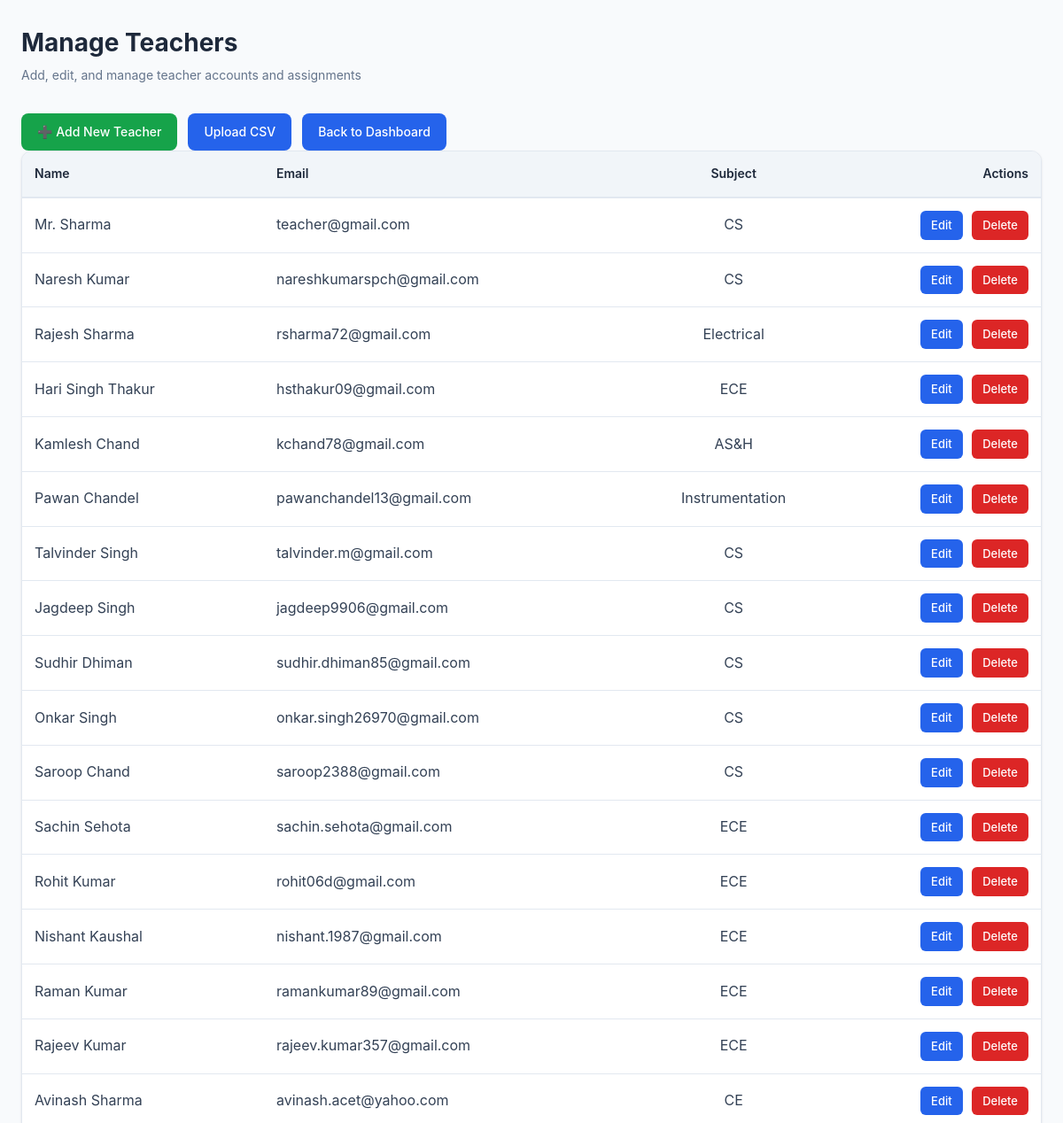
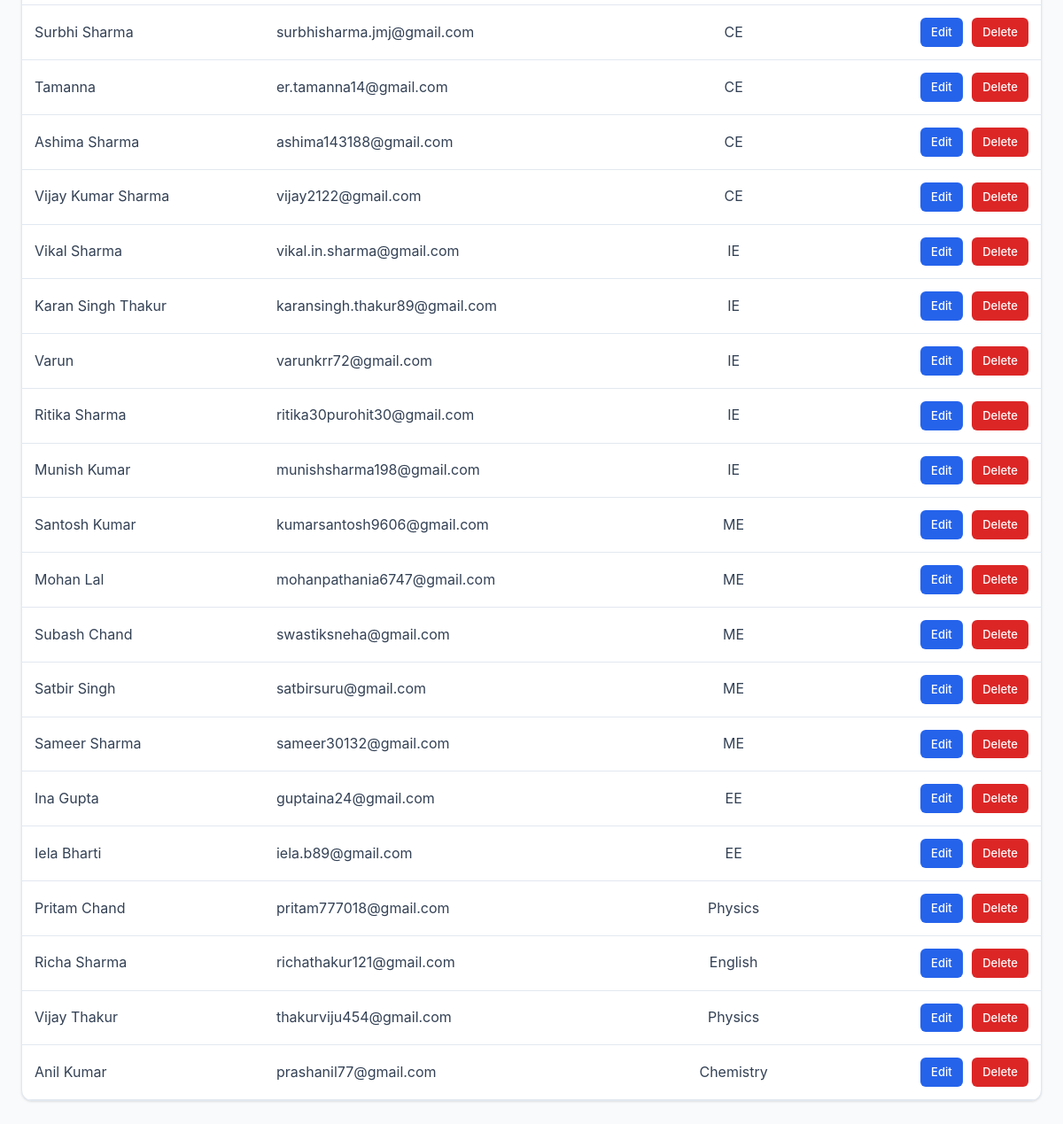
/admin/teachers (signed in), run on an earlier commit of the app's database (2 pictures, top to bottom).
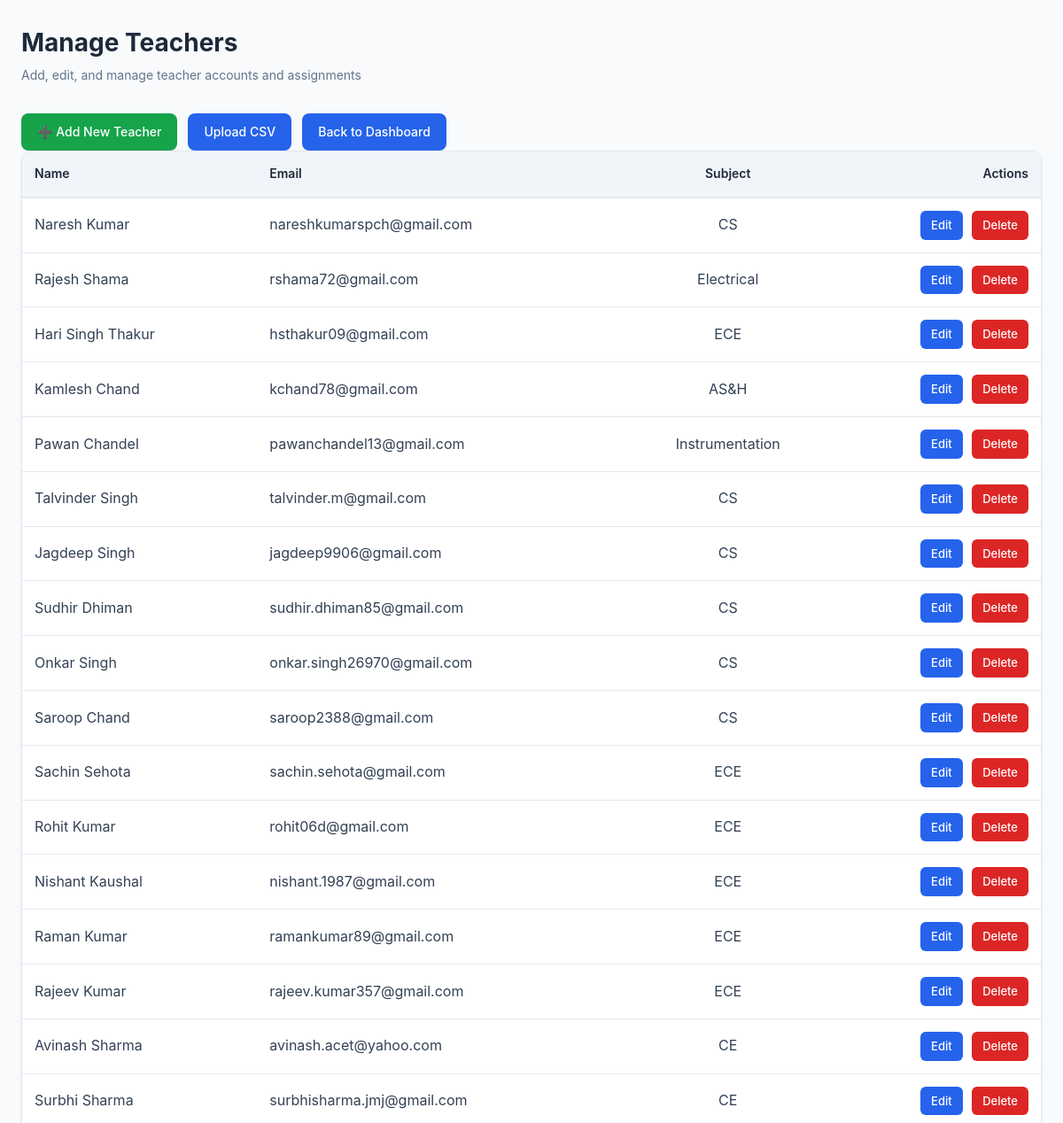
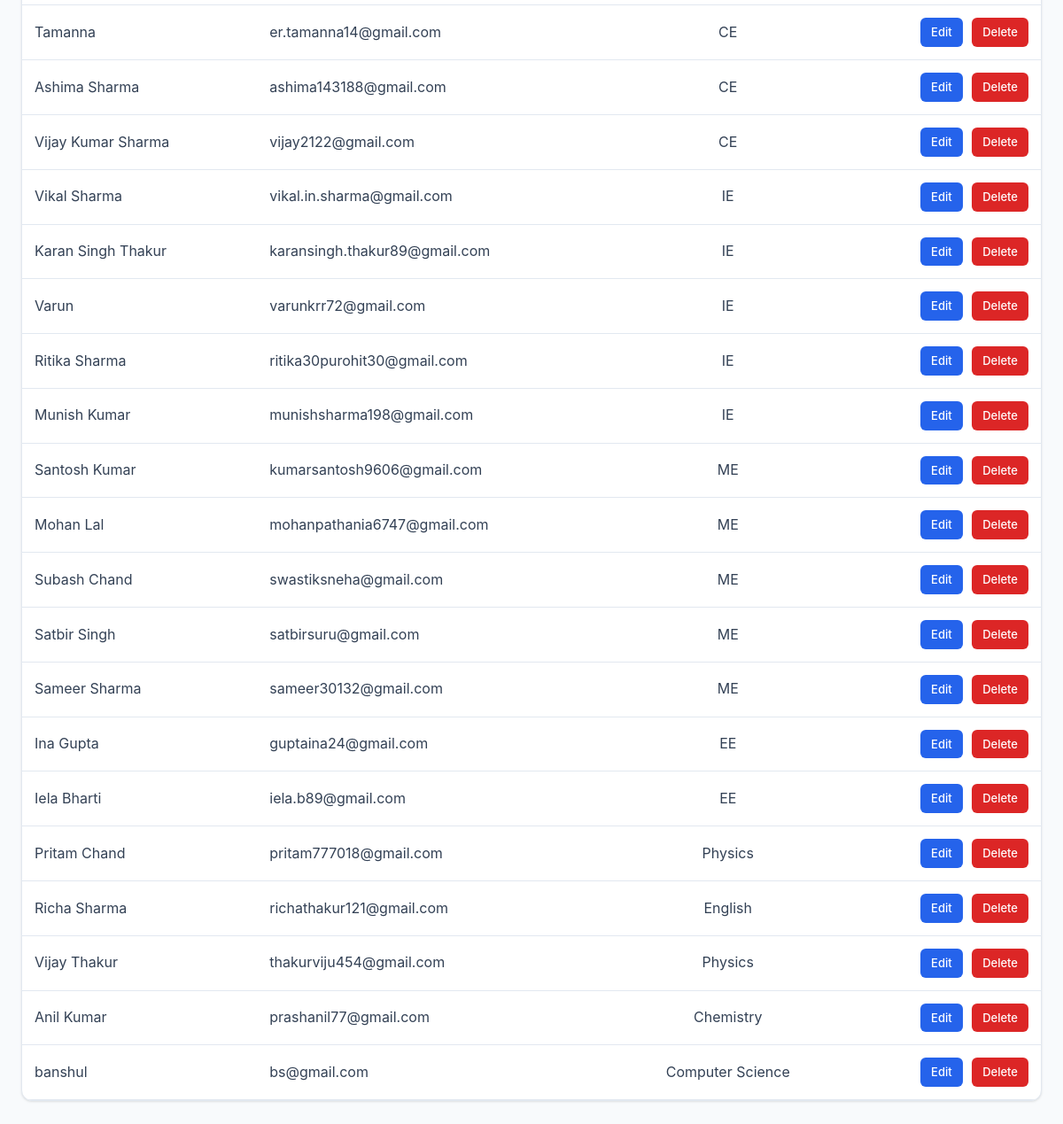
And on a later commit of the database (2 pictures, top to bottom).
### app.py (models this page shows)
class User(db.Model):
    id = db.Column(db.Integer, primary_key=True)
    role = db.Column(db.String(20), nullable=False)
    name = db.Column(db.String(100), nullable=False)
    email = db.Column(db.String(100), unique=True, nullable=False)
    password = db.Column(db.String(200), nullable=False)
    roll_number = db.Column(db.String(20), nullable=True)
    branch = db.Column(db.String(100), nullable=True)
    semester = db.Column(db.String(20), nullable=True)
    department = db.Column(db.String(100), nullable=True)

### app.py (the view)
@app.route("/admin/teachers")
def manage_teachers():
    if session.get("role") != "admin":
        abort(403)
    return render_template(
        "manage_teachers.html", teachers=User.query.filter_by(role="teacher").all()
    )

### templates/manage_teachers.html (shortened to what this page needs)
<!DOCTYPE html>
<html lang="en">
<head>
    <link rel="stylesheet" href="{{ url_for('static', filename='style.css') }}">
</head>
<body>
    <div class="container">
        <div class="page-header">
            <h1>Manage Teachers</h1>
            <p>Add, edit, and manage teacher accounts and assignments</p>
        </div>
        <div class="page-actions">
            <a href="{{ url_for('add_teacher') }}" class="btn btn-success">➕ Add New Teacher</a>
            <a href="{{ url_for('upload_users_csv') }}" class="btn">Upload CSV</a>
            <a href="{{ url_for('admin_dashboard') }}" class="btn">Back to Dashboard</a>
        </div>
        {% if teachers %}
        <div class="table-wrapper">
            <table>
                <thead>
                    <tr>
                        <th>Name</th>
                        <th>Email</th>
                        <th>Subject</th>
                        <th>Actions</th>
                    </tr>
                </thead>
                <tbody>
                    {% for t in teachers %}
                    <tr>
                        <td>{{ t.name }}</td>
                        <td>{{ t.email }}</td>
                        <td>{{ t.department or '-' }}</td>
                        <td>
                            <a href="{{ url_for('edit_teacher', id=t.id) }}" class="action-btn edit-btn">Edit</a>
                            <a href="{{ url_for('delete_teacher', id=t.id) }}" class="action-btn delete-btn">Delete</a>
                        </td>
                    </tr>
                    {% endfor %}
                </tbody>
            </table>
        </div>
        {% endif %}
    </div>
</body>
</html>

### static/style.css (style rules this page uses)
* { margin: 0; padding: 0; box-sizing: border-box; }
:root { --primary: #2563eb; --primary-dark: #1e40af; --primary-light: #3b82f6; --primary-gradient: linear-gradient(135deg, #2563eb 0%, #3b82f6 100%); --secondary: #06b6d4; --secondary-gradient: linear-gradient(135deg, #06b6d4 0%, #0891b2 100%); --accent: #dc2626; --accent-warm: #ea580c; --accent-warm-gradient: linear-gradient(135deg, #ea580c 0%, #d97706 100%); --success: #16a34a; --success-gradient: linear-gradient(135deg, #16a34a 0%, #15803d 100%); --warning: #ca8a04; --warning-gradient: linear-gradient(135deg, #ca8a04 0%, #b45309 100%); --purple: #9333ea; --purple-gradient: linear-gradient(135deg, #9333ea 0%, #7c3aed 100%); --pink: #ec4899; --pink-gradient: linear-gradient(135deg, #ec4899 0%, #db2777 100%); --indigo: #4f46e5; --indigo-gradient: linear-gradient(135deg, #4f46e5 0%, #4338ca 100%); --bg-dark: #f8fafc; --bg-darker: #f1f5f9; --card-bg: #ffffff; --border-color: #e2e8f0; --text-light: #1e293b; --text-muted: #64748b; --text-dark: #334155; --shadow: 0 1px 3px rgba(0, 0, 0, 0.08), 0 1px 2px rgba(0, 0, 0, 0.04); --shadow-md: 0 4px 6px rgba(0, 0, 0, 0.1), 0 2px 4px rgba(0, 0, 0, 0.06); --shadow-lg: 0 10px 15px rgba(0, 0, 0, 0.1), 0 4px 6px rgba(0, 0, 0, 0.05); --radius: 8px; --font-sans: -apple-system, BlinkMacSystemFont, 'Segoe UI', 'Roboto', 'Oxygen', 'Ubuntu', 'Cantarell', sans-serif; }
body { font-family: var(--font-sans); background: var(--bg-dark); color: var(--text-light); line-height: 1.6; }
.btn { padding: 10px 20px; border: none; border-radius: var(--radius); font-family: inherit; font-size: 14px; font-weight: 500; cursor: pointer; transition: all 0.2s ease; text-decoration: none; display: inline-block; }
.btn-success { background: var(--success); color: white; }
table { width: 100%; border-collapse: collapse; }
thead { background: var(--bg-darker); border-bottom: 2px solid var(--border-color); }
th { padding: 12px; text-align: left; font-weight: 600; color: var(--text-light); }
td { padding: 12px; border-bottom: 1px solid var(--border-color); color: var(--text-dark); }
h1, h2, h3, h4, h5, h6 { font-weight: 600; line-height: 1.2; color: var(--text-light); }
h1 { font-size: 28px; }
body { background: linear-gradient(135deg, #6a11cb 0%, #2575fc 100%); font-family: "Poppins", Arial, sans-serif; }

### templates/manage_teachers.html (style rules this page uses)
* { margin: 0; padding: 0; box-sizing: border-box; }
body { font-family: 'Inter', -apple-system, BlinkMacSystemFont, 'Segoe UI', sans-serif; background: var(--bg-dark); color: var(--text-light); }
.container { max-width: 1400px; margin: 0 auto; padding: 32px 24px; }
.page-header { margin-bottom: 32px; }
.page-header h1 { font-size: 28px; font-weight: 700; color: var(--text-light); margin-bottom: 8px; }
.page-header p { color: var(--text-muted); font-size: 14px; }
.page-actions { display: flex; gap: 12px; margin-top: 16px; flex-wrap: wrap; }
.btn { padding: 10px 18px; border-radius: 8px; text-decoration: none; background: var(--primary); color: white; font-size: 14px; font-weight: 500; cursor: pointer; border: none; transition: all 0.2s ease; display: inline-flex; align-items: center; gap: 8px; }
.btn-success { background: var(--success); }
.table-wrapper { background: var(--card-bg); border-radius: 12px; border: 1px solid var(--border-color); overflow: hidden; box-shadow: var(--shadow); }
table { width: 100%; border-collapse: collapse; text-align: center; }
thead { background: var(--bg-darker); border-bottom: 2px solid var(--border-color); }
th { padding: 14px; text-align: left; font-weight: 600; color: var(--text-light); font-size: 14px; }
th:nth-child(3) { text-align: center; }
th:last-child { text-align: right; }
td { padding: 14px; border-bottom: 1px solid var(--border-color); color: var(--text-dark); text-align: left; }
tbody tr { transition: background 0.2s ease; }
td:nth-child(3) { text-align: center; }
td:last-child { text-align: right; }
.action-btn { padding: 6px 12px; border-radius: 6px; text-decoration: none; font-size: 13px; font-weight: 500; color: white; margin-left: 6px; display: inline-block; cursor: pointer; border: none; transition: all 0.2s ease; }
.edit-btn { background: var(--primary); }
.delete-btn { background: var(--accent); }

What changed in the data, as far as the page shows it:
removed User: name "Mr. Sharma", email "teacher@gmail.com", department "CS"
changed User "Electrical": name "Rajesh Sharma" → "Rajesh Shama"; email "rsharma72@gmail.com" → "rshama72@gmail.com"
added User: name "banshul", email "bs@gmail.com", department "Computer Science"
